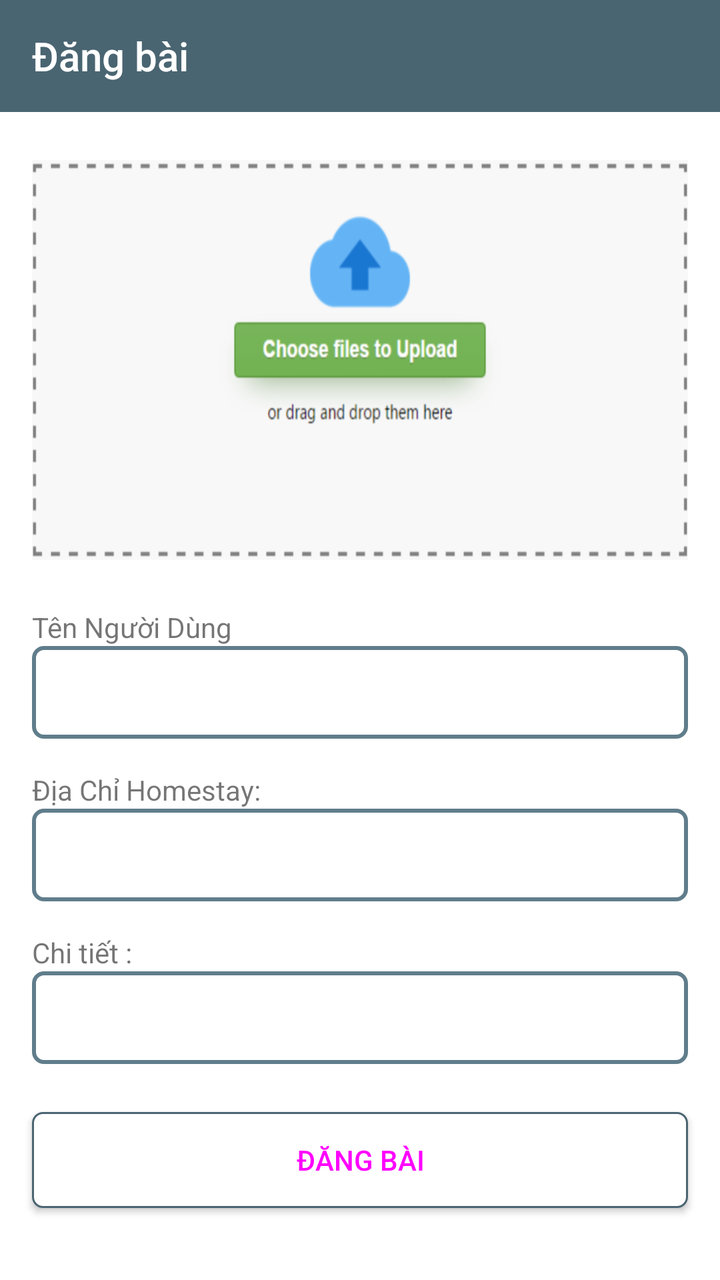
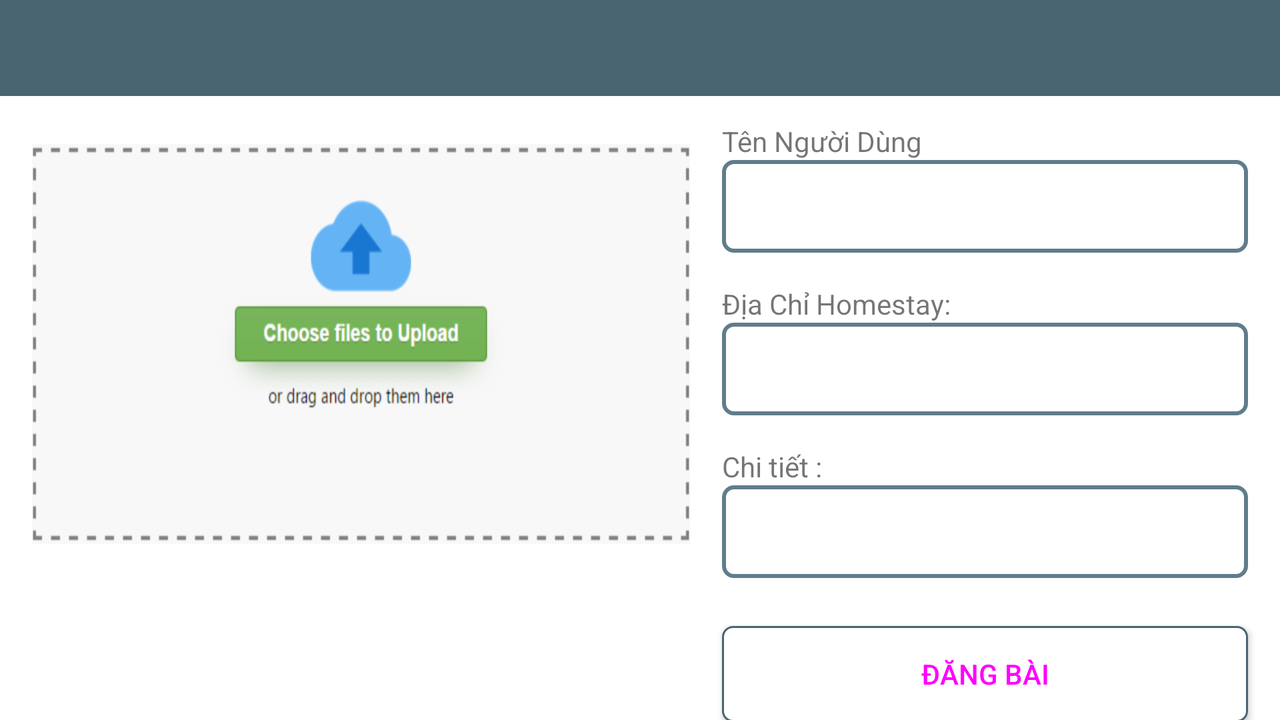

Compare how this app lays out the same screen by default and in its alternative resource folder. The renders come first, then the two layout files and the values they reference.
<!-- AndroidManifest.xml: activity theme AppTheme -->
<!-- res/layout/activity_post_luxury.xml -->
<?xml version="1.0" encoding="utf-8"?>
<androidx.constraintlayout.widget.ConstraintLayout xmlns:android="http://schemas.android.com/apk/res/android"
    xmlns:app="http://schemas.android.com/apk/res-auto"
    xmlns:tools="http://schemas.android.com/tools"
    android:layout_width="match_parent"
    android:layout_height="match_parent"
    android:background="@color/md_white_1000"
    tools:context=".ui.main.social.post.PostLuxuryActivity">

    <androidx.appcompat.widget.Toolbar
        android:id="@+id/toolbarPostLuxury"
        android:layout_width="match_parent"
        android:layout_height="wrap_content"
        android:background="?attr/colorPrimary"
        android:minHeight="?attr/actionBarSize"
        android:theme="?attr/actionBarTheme"
        app:title="@string/luxury_post"
        app:layout_constraintEnd_toEndOf="parent"
        app:layout_constraintStart_toStartOf="parent"
        app:layout_constraintTop_toTopOf="parent"
        app:titleTextColor="@color/md_white_1000"/>

    <include
        android:id="@+id/includeTitleStoryPost"
        layout="@layout/include_edittext"
        android:layout_width="0dp"
        android:layout_height="wrap_content"
        android:layout_marginEnd="16dp"
        app:layout_constraintEnd_toEndOf="parent"
        app:layout_constraintStart_toStartOf="@+id/textView10"
        app:layout_constraintTop_toBottomOf="@+id/textView10" />

    <TextView
        android:id="@+id/textView10"
        android:layout_width="wrap_content"
        android:layout_height="wrap_content"
        android:layout_marginStart="16dp"
        android:layout_marginTop="24dp"
        android:text="@string/username"
        app:layout_constraintStart_toStartOf="parent"
        app:layout_constraintTop_toBottomOf="@+id/imgUploadImage" />

    <TextView
        android:id="@+id/textView11"
        android:layout_width="wrap_content"
        android:layout_height="wrap_content"
        android:layout_marginTop="16dp"
        android:text="@string/addressHs"
        app:layout_constraintStart_toStartOf="@+id/includeTitleStoryPost"
        app:layout_constraintTop_toBottomOf="@+id/includeTitleStoryPost" />

    <include
        android:id="@+id/includeDetail"
        layout="@layout/include_edittext"
        android:layout_width="0dp"
        android:layout_height="wrap_content"
        app:layout_constraintEnd_toEndOf="@+id/includeAddress"
        app:layout_constraintStart_toStartOf="@+id/textView14"
        app:layout_constraintTop_toBottomOf="@+id/textView14" />

    <include
        android:id="@+id/includeAddress"
        layout="@layout/include_edittext"
        android:layout_width="0dp"
        android:layout_height="wrap_content"
        app:layout_constraintEnd_toEndOf="@+id/includeTitleStoryPost"
        app:layout_constraintStart_toStartOf="@+id/textView11"
        app:layout_constraintTop_toBottomOf="@+id/textView11" />

    <TextView
        android:id="@+id/textView14"
        android:layout_width="wrap_content"
        android:layout_height="wrap_content"
        android:layout_marginTop="16dp"
        android:text="@string/detail_hs"
        app:layout_constraintStart_toStartOf="@+id/includeAddress"
        app:layout_constraintTop_toBottomOf="@+id/includeAddress" />

    <ImageView
        android:id="@+id/imgUploadImage"
        android:layout_width="0dp"
        android:layout_height="200dp"
        android:layout_marginStart="16dp"
        android:layout_marginTop="24dp"
        android:layout_marginEnd="16dp"
        android:background="@drawable/choose_image"
        android:scaleType="centerCrop"
        android:contentDescription="@string/todo"
        app:layout_constraintEnd_toEndOf="parent"
        app:layout_constraintStart_toStartOf="parent"
        app:layout_constraintTop_toBottomOf="@+id/toolbarPostLuxury" />

    <Button
        android:id="@+id/btnPostStory"
        android:layout_width="0dp"
        android:layout_height="wrap_content"
        android:layout_marginTop="24dp"
        android:text="@string/luxury_post"
        android:background="@drawable/bg_checkin_checkout_selector"
        android:textColor="@drawable/text_selected"
        app:layout_constraintEnd_toEndOf="@+id/includeDetail"
        app:layout_constraintStart_toStartOf="@+id/includeDetail"
        app:layout_constraintTop_toBottomOf="@+id/includeDetail" />
</androidx.constraintlayout.widget.ConstraintLayout>
<!-- res/layout/include_edittext.xml (included above) -->
<?xml version="1.0" encoding="utf-8"?>
<LinearLayout xmlns:android="http://schemas.android.com/apk/res/android"
    android:orientation="vertical" android:layout_width="match_parent"
    android:layout_height="match_parent">

    <EditText
        android:id="@+id/edValue"
        style="@style/EditTextBackGround"
        android:layout_width="match_parent"
        android:layout_height="wrap_content"
        android:ems="10"
        android:inputType="textPersonName"
      />
</LinearLayout>
<!-- resources referenced by this layout -->
<resources>
  <color name="md_white_1000">#ffffff</color>
  <!-- drawable bg_checkin_checkout_selector (drawable) -->
  <?xml version="1.0" encoding="utf-8"?>
  <selector xmlns:android="http://schemas.android.com/apk/res/android">
      <item android:state_pressed="true" android:drawable="@drawable/bg_checkin_checkout_selected" />
      <item android:state_selected="true" android:drawable="@drawable/bg_checkin_checkout_selected" />
      <item android:drawable="@drawable/bg_checkin_checkout_idle" />
  </selector>
  <!-- drawable choose_image: png bitmap (drawable-hdpi, 19376 bytes) -->
  <!-- drawable text_selected (drawable) -->
  <?xml version="1.0" encoding="utf-8"?>
  <selector xmlns:android="http://schemas.android.com/apk/res/android">
      <item android:color="?attr/switch_black_white" android:state_pressed="true" />
      <item android:color="?attr/switch_black_white" android:state_selected="true" />
      <item android:color="?attr/switch_white_black" />
  </selector>
  <string name="addressHs">Địa Chỉ Homestay: </string>
  <string name="detail_hs">Chi tiết :  </string>
  <string name="luxury_post">Đăng bài </string>
  <string name="todo">TODO</string>
  <string name="username">Tên Người Dùng</string>
  <style name="EditTextBackGround">
          <item name="android:background">@drawable/bg_eddittext</item>
          <item name="android:fontFamily">sans-serif</item>
          <item name="android:textSize">@dimen/design_text_size</item>
          <item name="android:textColor">@color/colorPrimaryDark</item>
          <item name="android:padding">15dp</item>
      </style>
  <style name="AppTheme" parent="Theme.AppCompat.Light.NoActionBar">
          
          <item name="colorPrimary">@color/colorPrimary</item>
          <item name="colorPrimaryDark">@color/colorPrimaryDark</item>
          <item name="colorAccent">@color/colorAccent</item>
      </style>
  <!-- drawable bg_checkin_checkout_selected (drawable) -->
  <?xml version="1.0" encoding="utf-8"?>
  <shape xmlns:android="http://schemas.android.com/apk/res/android">
      <solid android:color="?attr/switch_yellow_blue"/>
      <stroke android:color="@color/colorPrimary" android:width="1dp"/>
      <corners android:radius="20dp"/>
  </shape>
  <!-- drawable bg_checkin_checkout_idle (drawable) -->
  <?xml version="1.0" encoding="utf-8"?>
  <shape xmlns:android="http://schemas.android.com/apk/res/android">
      <solid android:color="@color/md_white_1000"/>
      <corners android:radius="5dp"/>
      <stroke android:color="@color/colorPrimary" android:width="1dp"/>
  </shape>
  <!-- drawable bg_eddittext (drawable) -->
  <?xml version="1.0" encoding="utf-8"?>
  <shape xmlns:android="http://schemas.android.com/apk/res/android">
      <stroke android:color="@color/md_blue_grey_500" android:width="2dp"/>
      <corners android:radius="5dp"/>
      <solid android:color="@color/md_white_1000"/>
  </shape>
  <dimen name="design_text_size">12sp</dimen>
  <color name="colorPrimaryDark">#232F43</color>
  <color name="colorPrimary">#4A6572</color>
  <color name="colorAccent">#D81B60</color>
  <color name="md_blue_grey_500">#607D8B</color>
</resources>
<!-- res/layout-land/activity_post_luxury.xml (the repository's variant of the layout above) -->
<!-- drawn on the phone turned sideways -->
<?xml version="1.0" encoding="utf-8"?>
<androidx.constraintlayout.widget.ConstraintLayout xmlns:android="http://schemas.android.com/apk/res/android"
    xmlns:app="http://schemas.android.com/apk/res-auto"
    xmlns:tools="http://schemas.android.com/tools"
    android:layout_width="match_parent"
    android:layout_height="match_parent"
    android:background="@color/md_white_1000"
    tools:context=".ui.main.social.post.PostLuxuryActivity">

    <androidx.appcompat.widget.Toolbar
        android:id="@+id/toolbarPostLuxury"
        android:layout_width="match_parent"
        android:layout_height="wrap_content"
        android:background="?attr/colorPrimary"
        android:minHeight="?attr/actionBarSize"
        android:theme="?attr/actionBarTheme"
        app:layout_constraintEnd_toEndOf="parent"
        app:layout_constraintStart_toStartOf="parent"
        app:layout_constraintTop_toTopOf="parent"
        app:titleTextColor="@color/md_white_1000"/>

    <include
        android:id="@+id/includeTitleStoryPost"
        layout="@layout/include_edittext"
        android:layout_width="0dp"
        android:layout_height="wrap_content"
        android:layout_marginStart="16dp"
        android:layout_marginTop="8dp"
        android:layout_marginEnd="16dp"
        app:layout_constraintEnd_toEndOf="parent"
        app:layout_constraintStart_toEndOf="@+id/imgUploadImage"
        app:layout_constraintTop_toTopOf="@+id/imgUploadImage" />

    <TextView
        android:id="@+id/textView10"
        android:layout_width="wrap_content"
        android:layout_height="wrap_content"
        android:text="@string/username"
        app:layout_constraintBottom_toTopOf="@+id/includeTitleStoryPost"
        app:layout_constraintStart_toStartOf="@+id/includeTitleStoryPost" />

    <TextView
        android:id="@+id/textView11"
        android:layout_width="wrap_content"
        android:layout_height="wrap_content"
        android:layout_marginTop="16dp"
        android:text="@string/addressHs"
        app:layout_constraintStart_toStartOf="@+id/includeTitleStoryPost"
        app:layout_constraintTop_toBottomOf="@+id/includeTitleStoryPost" />

    <include
        android:id="@+id/includeDetail"
        layout="@layout/include_edittext"
        android:layout_width="0dp"
        android:layout_height="wrap_content"
        app:layout_constraintEnd_toEndOf="@+id/includeAddress"
        app:layout_constraintStart_toStartOf="@+id/textView14"
        app:layout_constraintTop_toBottomOf="@+id/textView14" />

    <include
        android:id="@+id/includeAddress"
        layout="@layout/include_edittext"
        android:layout_width="0dp"
        android:layout_height="wrap_content"
        app:layout_constraintEnd_toEndOf="@+id/includeTitleStoryPost"
        app:layout_constraintStart_toStartOf="@+id/textView11"
        app:layout_constraintTop_toBottomOf="@+id/textView11" />

    <TextView
        android:id="@+id/textView14"
        android:layout_width="wrap_content"
        android:layout_height="wrap_content"
        android:layout_marginTop="16dp"
        android:text="@string/detail_hs"
        app:layout_constraintStart_toStartOf="@+id/includeAddress"
        app:layout_constraintTop_toBottomOf="@+id/includeAddress" />

    <ImageView
        android:id="@+id/imgUploadImage"
        android:layout_width="0dp"
        android:layout_height="200dp"
        android:layout_marginStart="16dp"
        android:layout_marginTop="24dp"
        android:background="@drawable/choose_image"
        android:contentDescription="@string/todo"
        android:scaleType="centerCrop"
        app:layout_constraintStart_toStartOf="parent"
        app:layout_constraintTop_toBottomOf="@+id/toolbarPostLuxury" />

    <Button
        android:id="@+id/btnPostStory"
        android:layout_width="0dp"
        android:layout_height="wrap_content"
        android:layout_marginTop="24dp"
        android:text="@string/luxury_post"
        android:background="@drawable/bg_checkin_checkout_selector"
        android:textColor="@drawable/text_selected"
        app:layout_constraintEnd_toEndOf="@+id/includeDetail"
        app:layout_constraintStart_toStartOf="@+id/includeDetail"
        app:layout_constraintTop_toBottomOf="@+id/includeDetail" />
</androidx.constraintlayout.widget.ConstraintLayout>
